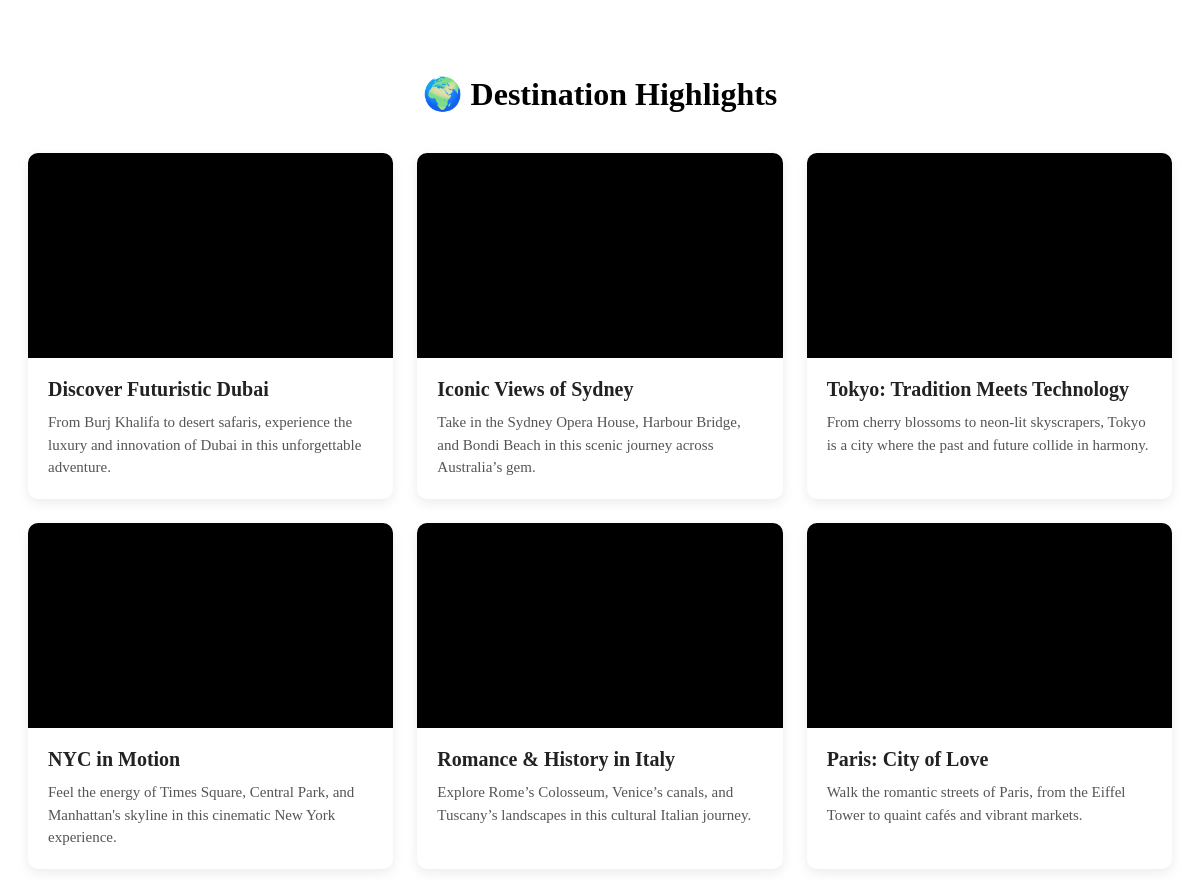
Screenshot of /pages/highlights.php with the database file from the repository.
### tables this page shows
CREATE TABLE IF NOT EXISTS `destination_highlights` (
  `id` int NOT NULL AUTO_INCREMENT,
  `destination_id` int NOT NULL,
  `video_title` varchar(255) NOT NULL,
  `video_description` text,
  `video_url` varchar(255) NOT NULL,
  `video_type` enum('youtube','mp4') DEFAULT 'youtube',
  `created_at` timestamp NULL DEFAULT CURRENT_TIMESTAMP,
  PRIMARY KEY (`id`),
  KEY `destination_id` (`destination_id`)
);

### pages/highlights.php (the view, shortened to what this page needs)
<?php
require_once 'config/db.php';
$highlights = $conn->query("
    SELECT destination_highlights.*, destinations.title AS destination_title
    FROM destination_highlights
    JOIN destinations ON destination_highlights.destination_id = destinations.id
    ORDER BY destination_highlights.id DESC
");
?>
<div class="container">
    <h2>🌍 Destination Highlights</h2>
    <div class="highlights-grid">
        <?php while ($row = $highlights->fetch_assoc()): ?>
            <div class="highlight-card">
                <div class="video-wrapper">
                    <?php if ($row['video_type'] === 'youtube'): ?>
                        <iframe src="<?= htmlspecialchars($row['video_url']) ?>" allowfullscreen></iframe>
                    <?php else: ?>
                        <video src="<?= $base . htmlspecialchars($row['video_url']) ?>" controls></video>
                    <?php endif; ?>
                </div>
                <div class="highlight-text">
                    <div class="highlight-title"><?= htmlspecialchars($row['video_title']) ?></div>
                    <div class="highlight-desc"><?= htmlspecialchars($row['video_description']) ?></div>
                </div>
            </div>
        <?php endwhile; ?>
    </div>
</div>

### pages/highlights.php (style rules this page uses)
.container { padding: 40px 20px; }
h2 { text-align: center; font-size: 32px; margin-bottom: 40px; }
.highlights-grid { display: grid; grid-template-columns: repeat(auto-fit, minmax(320px, 1fr)); gap: 24px; }
.highlight-card { background-color: #fff; border-radius: 10px; overflow: hidden; box-shadow: 0 4px 12px rgba(0, 0, 0, 0.08); transition: transform 0.3s ease; }
.video-wrapper { position: relative; width: 100%; padding-bottom: 56.25%; background: #000; }
.video-wrapper iframe, .video-wrapper video { position: absolute; top: 0; left: 0; width: 100%; height: 100%; border: none; }
.highlight-text { padding: 20px; }
.highlight-title { font-size: 20px; font-weight: bold; margin-bottom: 10px; color: #222; }
.highlight-desc { font-size: 15px; color: #555; line-height: 1.5; }

### rows the page displays
destination_highlights: video_title "Discover Futuristic Dubai", video_description "From Burj Khalifa to desert safaris, experience the luxury and innovation of Dubai in this unforgettable adventure."
destination_highlights: video_title "Iconic Views of Sydney", video_description "Take in the Sydney Opera House, Harbour Bridge, and Bondi Beach in this scenic journey across Australia’s gem."
destination_highlights: video_title "Tokyo: Tradition Meets Technology", video_description "From cherry blossoms to neon-lit skyscrapers, Tokyo is a city where the past and future collide in harmony."
destination_highlights: video_title "NYC in Motion", video_description "Feel the energy of Times Square, Central Park, and Manhattan's skyline in this cinematic New York experience."
destination_highlights: video_title "Romance & History in Italy", video_description "Explore Rome’s Colosseum, Venice’s canals, and Tuscany’s landscapes in this cultural Italian journey."
destination_highlights: video_title "Paris: City of Love", video_description "Walk the romantic streets of Paris, from the Eiffel Tower to quaint cafés and vibrant markets."
